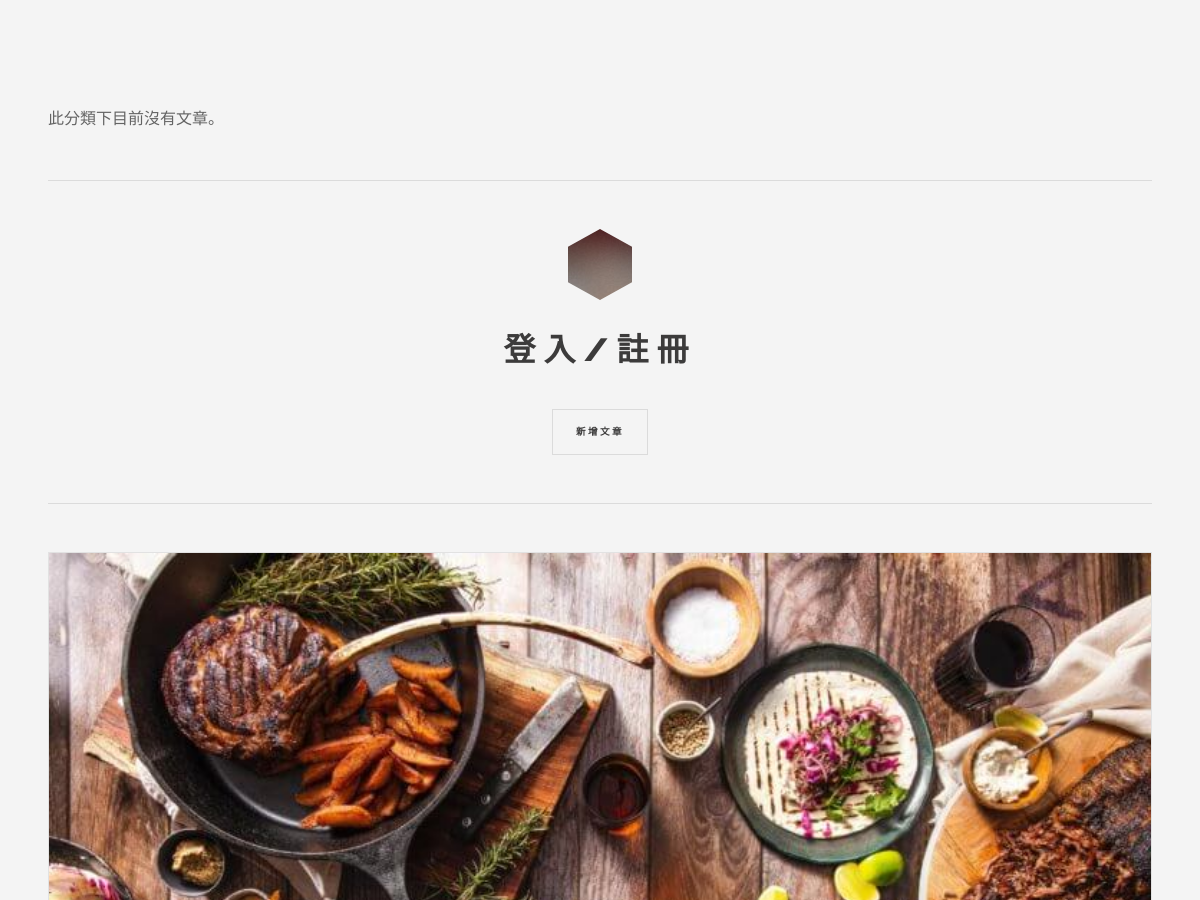
The page /author?author_name=賴易成 (upper part) on the database as committed earlier.
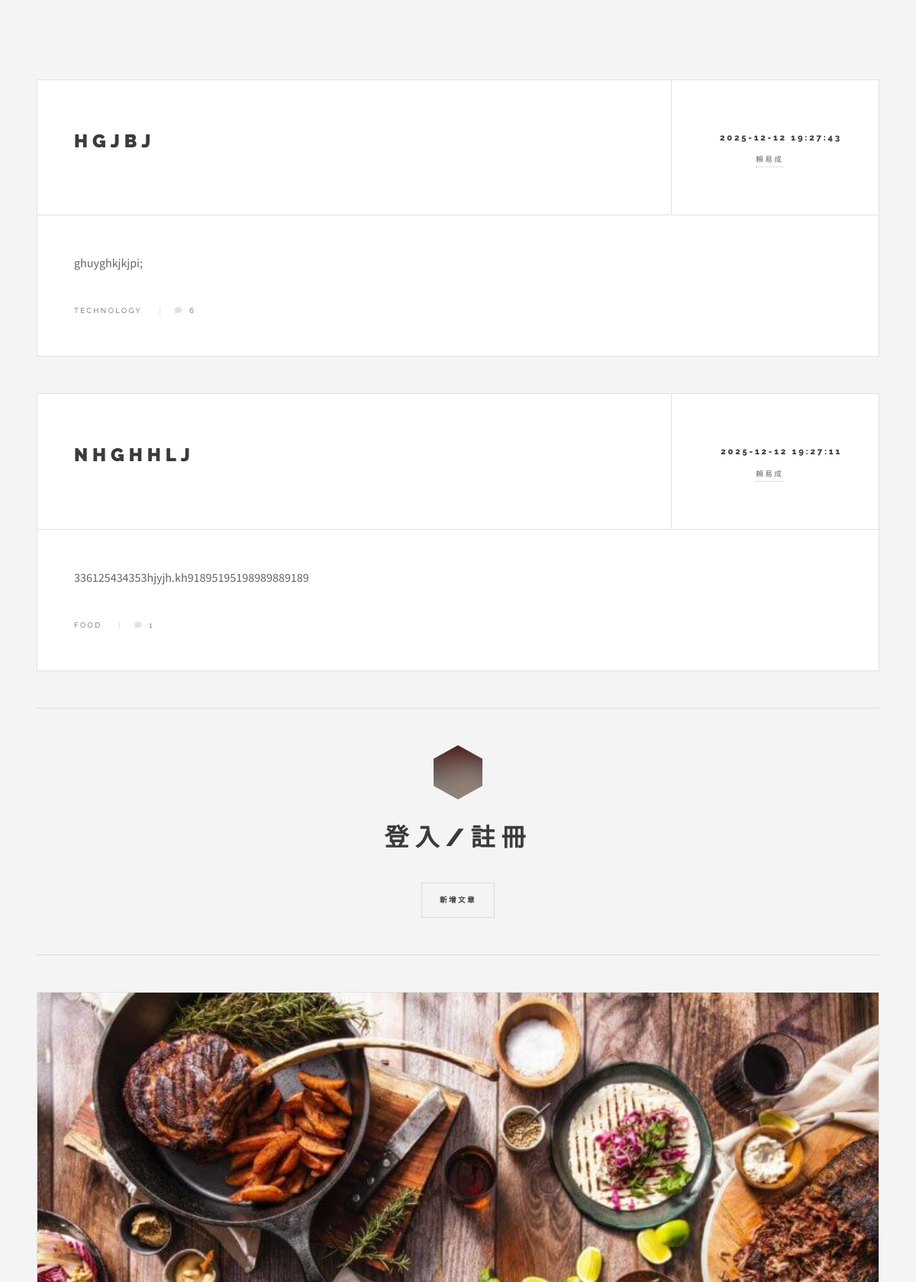
The same page on the database as committed later.
### tables this page shows
CREATE TABLE data (id INTEGER PRIMARY KEY, title TEXT NOT NULL, content TEXT NOT NULL, author TEXT NOT NULL, time TEXT NOT NULL, category TEXT NOT NULL);

### main.py (the view)
@app.route('/author')
def author_posts():
    author_name = request.args.get('author_name')
    articles = get_articles_by_author(author_name)
    current_username = session.get('username')
    articles_with_count = []
    for article in articles:
        article_id = article[0]
        comment_count = get_comment_count_by_article_id(article_id)
        article_list = list(article)
        article_list.append(comment_count)
        articles_with_count.append(tuple(article_list))
    return render_template('author.html',articles=articles_with_count, username=current_username)

### main.py (called while the page is built)
def get_articles_by_author(author_name):
    conn = sqlite3.connect(DB_PATH)
    cursor = conn.cursor()
    query = 'SELECT id, title, content, author, time, category FROM data WHERE author = ? ORDER BY time DESC'
    cursor.execute(query, (author_name,))
    articles = cursor.fetchall()
    conn.close()
    return articles

def get_comment_count_by_article_id(article_id):
    conn = sqlite3.connect(DB_PATH)
    cursor = conn.cursor()
    query = "SELECT COUNT(content_id) FROM comment WHERE data_id = ?"
    cursor.execute(query, (article_id,))
    count = cursor.fetchone()[0]
    conn.close()
    return count

### templates/author.html (shortened to what this page needs)
<!DOCTYPE HTML>
<html>
	<head>
		<link rel="stylesheet" href="{{ url_for('static', filename='assets/css/main.css') }}" />
	</head>
	<body class="is-preload">
			<div id="wrapper">
				<div id="main">
        			{% if articles %}
   					{% for article in articles %}
        			<article class="post">
            			<header>
                			<div class="title">
                    			<a href="{{ url_for('single_posts', article_id=article[0]) }}"><h2 class="article-content">{{ article[1] }}</h2></a>
                			</div>
                			<div class="meta">
                    			<time class="published" datetime="{{ article[4] }}">{{ article[4] }}</time>
                    			<a href="{{ url_for('author_posts', author_name=article[3]) }}" class="author"><span class="name">{{ article[3] }}</span></a>
                			</div>
            			</header>
            			<p class="article-content">{{ article[2] | safe }}</p>
            			<footer>
							<ul class="stats">
								<li>{{ article[5] }}</li>
								<li><a href="{{ url_for('single_posts', article_id=article[0]) }}" class="icon solid fa-comment">{{ article[6] }}</a></li>
							</ul>
            			</footer>
        			</article>
    				{% endfor %}
					{% else %}
    				<p>此分類下目前沒有文章。</p>
					{% endif %}
    			</div>
					<section id="sidebar">
							<section id="intro">
								<a href="{{ url_for('index') }}" class="logo">
        							<img src="{{ url_for('static', filename='images/logo.jpg') }}" alt="Logo" />
							    </a>
								<header>
            						{% if username %}
            						<a href="/">
										<h2 id="welcome-message">你好，{{ username }}</h2>
									</a>
									<a href="{{ url_for('logout') }}" id="logoutBtn">
                						<h2>登出</h2>
            						</a>
            						{% else %}
            						<a href="#">
                						<h2 id="loginRegisterBtn">登入/註冊</h2>
           	 						</a>
            						{% endif %}
									<button id="addPostButton">新增文章</button>
								</header>
							</section>
							<section>
								<div class="mini-posts">
										<article class="mini-post">
											<a href="{{ url_for('category_posts', category_name='Food') }}" class="image"><img src="{{ url_for('static', filename='images/pic04.jpg') }}" alt="" /></a>
										</article>
								</div>
							</section>
					</section>
			</div>
	</body>
</html>

Rows that differ between the two databases and show on the page:
added data: title "HGJBJ", time "2025-12-12 19:27:43", author "賴易成", content "ghuyghkjkjpi;", category "TECHNOLOGY", article "6"
added data: title "NHGHHLJ", time "2025-12-12 19:27:11", author "賴易成", content "336125434353hjyjh.kh91895195198989889189", category "FOOD", article "1"
Other text that changed with them:
text no longer shown: "此分類下目前沒有文章。"
